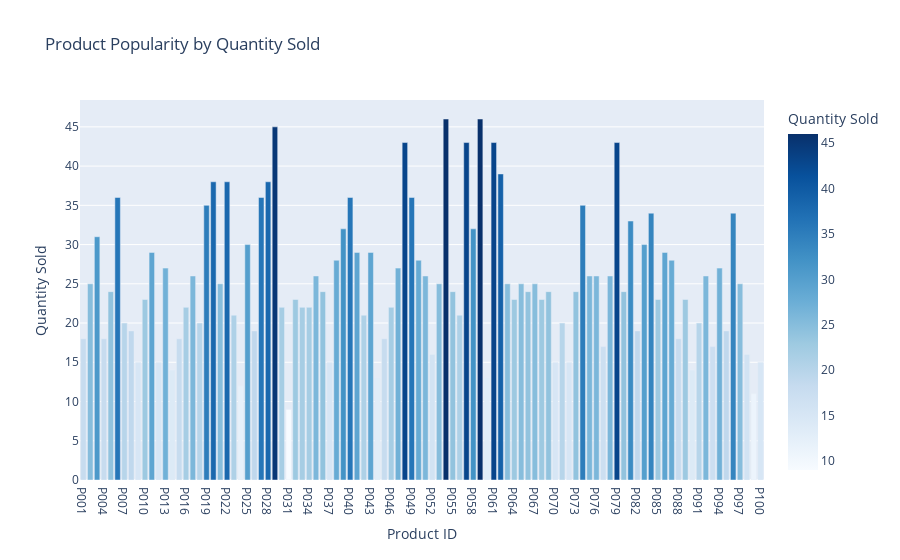

Notebook code cell kept with this figure:
### Code cell
product_popularity = transactions_data.groupby('ProductID')['Quantity'].sum().reset_index()
fig = px.bar(product_popularity, x='ProductID', y='Quantity',
             title='Product Popularity by Quantity Sold',
             labels={'ProductID': 'Product ID', 'Quantity': 'Quantity Sold'},
             color='Quantity', color_continuous_scale='Blues')
fig.show()

### Figure 1 — Plotly figure (JSON) as saved in the notebook; plotly's stock layout.template omitted (floating-point values rounded to 4 significant figures)
{"data": [{"alignmentgroup": "True", "hovertemplate": "Product ID=%{x}<br>Quantity Sold=%{marker.color}<extra></extra>", "legendgroup": "", "marker": {"color": [18, 25, 31, 18, 24, 36, 20, 19, 15, 23, 29, 15, 27, 14, 18, 22, 26, 20, 35, 38, 25, 38, 21, 12, 30, 19, 36, 38, 45, 22, 9, 23, 22, 22, 26, 24, 15, 28, 32, 36, 29, 21, 29, 13, 18, 22, 27, 43, 36, 28, 26, 16, 25, 46, 24, 21, 43, 32, 46, 13, 43, 39, 25, 23, 25, 24, 25, 23, 24, 15, 20, 15, 24, 35, 26, 26, 17, 26, 43, 24, 33, 19, 30, 34, 23, 29, 28, 18, 23, 14, 20, 26, 17, 27, 19, 34, 25, 16, 11, 15], "coloraxis": "coloraxis", "pattern": {"shape": ""}}, "name": "", "offsetgroup": "", "orientation": "v", "showlegend": false, "textposition": "auto", "type": "bar", "x": ["P001", "P002", "P003", "P004", "P005", "P006", "P007", "P008", "P009", "P010", "P011", "P012", "P013", "P014", "P015", "P016", "P017", "P018", "P019", "P020", "P021", "P022", "P023", "P024", "P025", "P026", "P027", "P028", "P029", "P030", "P031", "P032", "P033", "P034", "P035", "P036", "P037", "P038", "P039", "P040", "P041", "P042", "P043", "P044", "P045", "P046", "P047", "P048", "P049", "P050", "P051", "P052", "P053", "P054", "P055", "P056", "P057", "P058", "P059", "P060", "P061", "P062", "P063", "P064", "P065", "P066", "P067", "P068", "P069", "P070", "P071", "P072", "P073", "P074", "P075", "P076", "P077", "P078", "P079", "P080", "P081", "P082", "P083", "P084", "P085", "P086", "P087", "P088", "P089", "P090", "P091", "P092", "P093", "P094", "P095", "P096", "P097", "P098", "P099", "P100"], "xaxis": "x", "y": [18, 25, 31, 18, 24, 36, 20, 19, 15, 23, 29, 15, 27, 14, 18, 22, 26, 20, 35, 38, 25, 38, 21, 12, 30, 19, 36, 38, 45, 22, 9, 23, 22, 22, 26, 24, 15, 28, 32, 36, 29, 21, 29, 13, 18, 22, 27, 43, 36, 28, 26, 16, 25, 46, 24, 21, 43, 32, 46, 13, 43, 39, 25, 23, 25, 24, 25, 23, 24, 15, 20, 15, 24, 35, 26, 26, 17, 26, 43, 24, 33, 19, 30, 34, 23, 29, 28, 18, 23, 14, 20, 26, 17, 27, 19, 34, 25, 16, 11, 15], "yaxis": "y"}], "layout": {"autosize": true, "barmode": "relative", "coloraxis": {"colorbar": {"title": {"text": "Quantity Sold"}}, "colorscale": [[0, "rgb(247,251,255)"], [0.125, "rgb(222,235,247)"], [0.25, "rgb(198,219,239)"], [0.375, "rgb(158,202,225)"], [0.5, "rgb(107,174,214)"], [0.625, "rgb(66,146,198)"], [0.75, "rgb(33,113,181)"], [0.875, "rgb(8,81,156)"], [1, "rgb(8,48,107)"]]}, "legend": {"tracegroupgap": 0}, "title": {"text": "Product Popularity by Quantity Sold"}, "xaxis": {"anchor": "y", "autorange": true, "domain": [0, 1], "range": [-0.5, 99.5], "title": {"text": "Product ID"}, "type": "category"}, "yaxis": {"anchor": "x", "autorange": true, "domain": [0, 1], "range": [0, 48.42], "title": {"text": "Quantity Sold"}, "type": "linear"}}}
